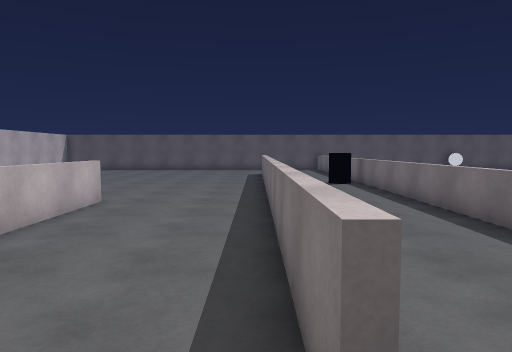
View 1 (above)

23 first-person views from a walk through a Unity game level. The camera is 1.5 m above the floor, tilts 4° down and sees 70° across. The floor is counted in squares, 1 m on a side. Each view is taken from the middle of a square. On the plan, view 1 faces up. The plan holds only what a view shows up to about 16 squares ahead; the rest is blank. The place goes on beyond the plan. The player character is not drawn.

View 2
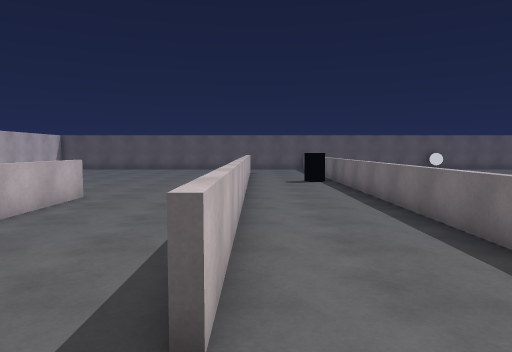

View 3
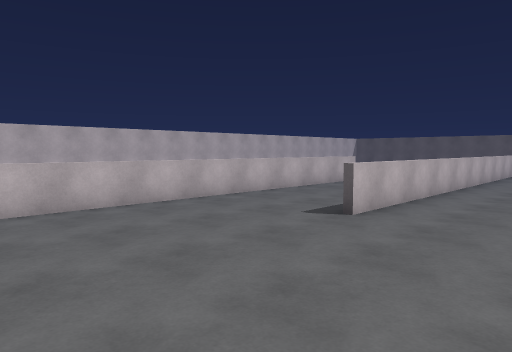

View 4
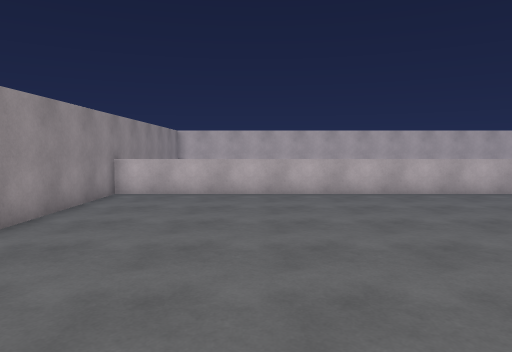

View 5
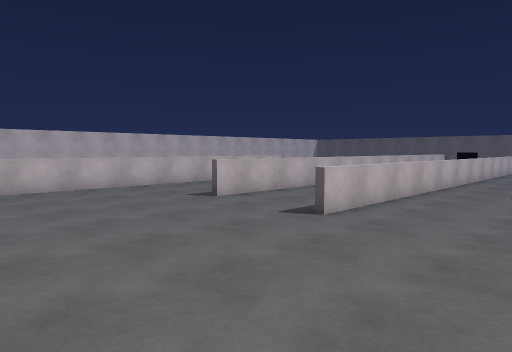

View 6
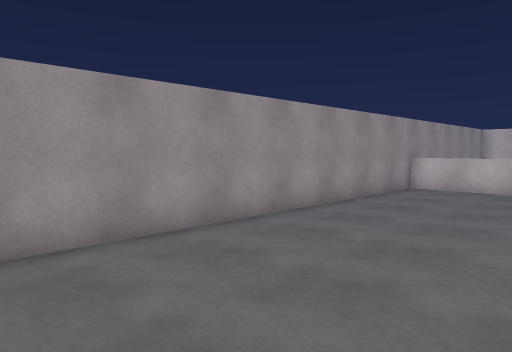

View 7
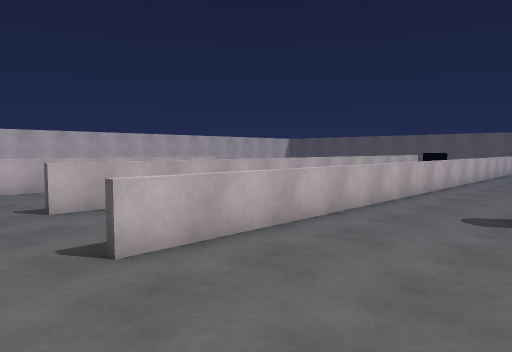

View 8
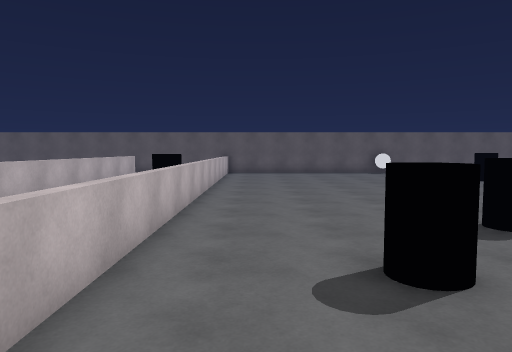

View 9
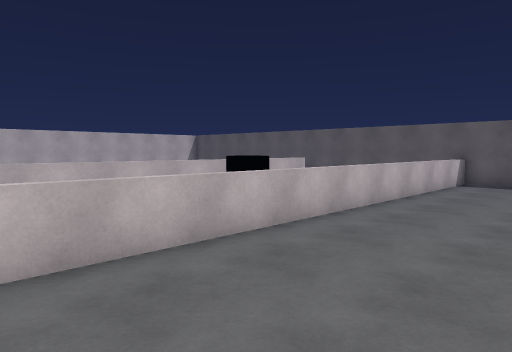

View 10
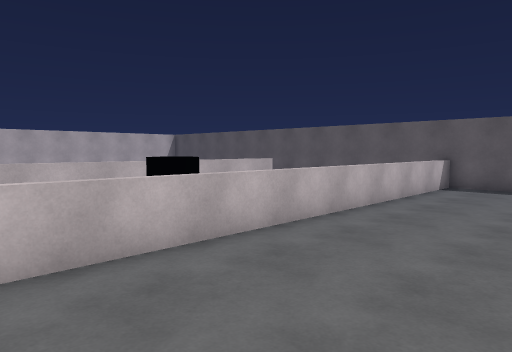

View 11
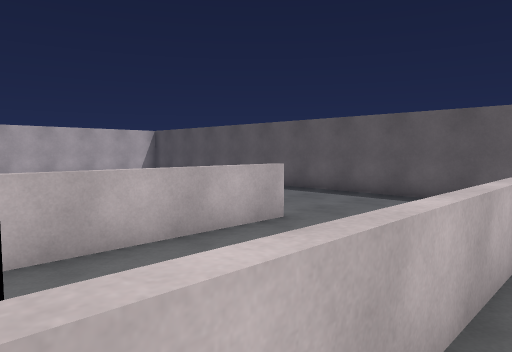

View 12
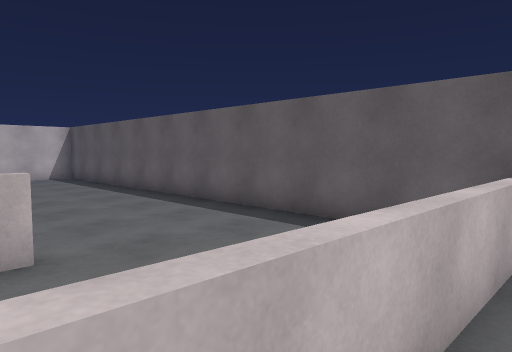

View 13
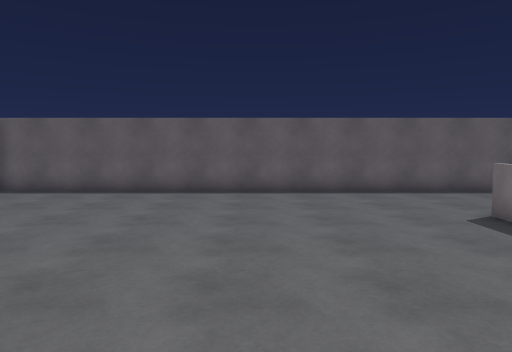

View 14
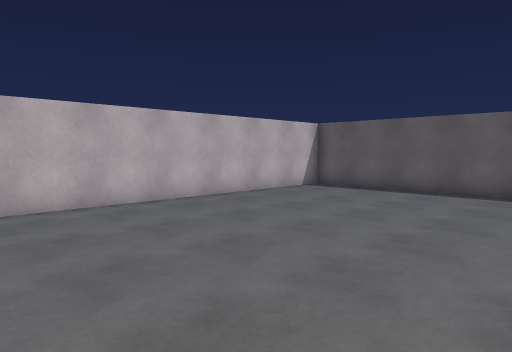

View 15
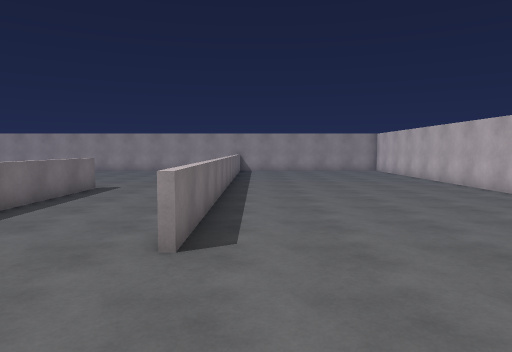

View 16
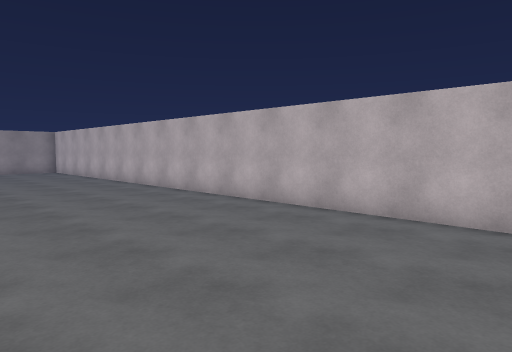

View 17
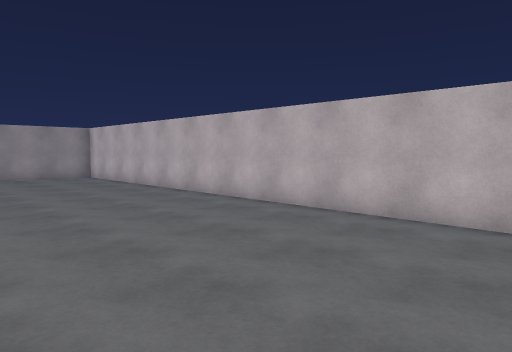

View 18
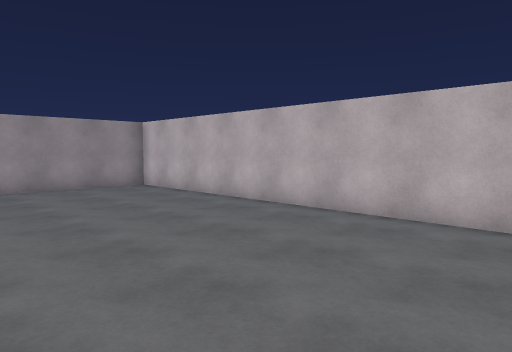

View 19
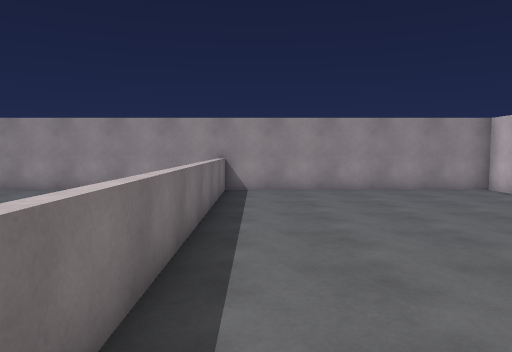

View 20
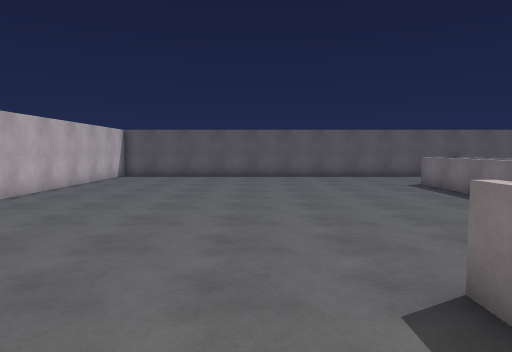

View 21
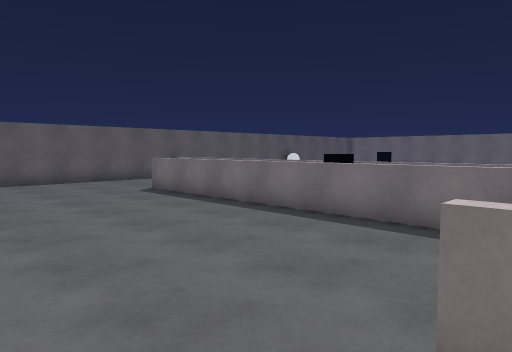

View 22
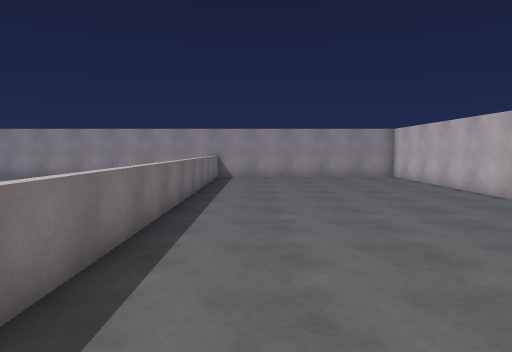

View 23
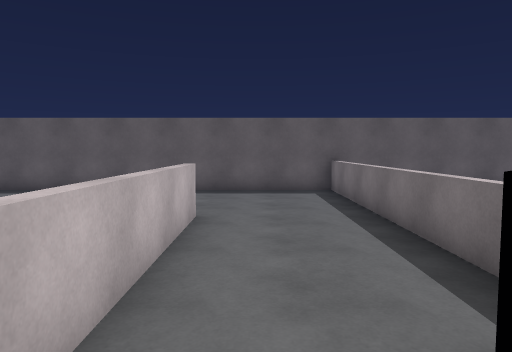

### Floor plan
Points are (right, up) in squares from view 1. A wall is a line through its corners. A room is listed if a view was taken in it or the views show most of it. See-through windows are left out.
Room 1 (views 1, 2, 3, 4, 5, 6, 7, 8, 9, 10, 11, 12, 23)
walls: (4.9, 4.4) (4.9, 16.4); (-4.6, 10.8) (-4.6, -10.9); (0.6, 17.5) (0.6, 1.6) (0.4, 1.6) (0.4, 11.5); (-4.9, -10.9) (9.1, -10.9); (5.1, 28.9) (5.1, 1.1); (10.5, 28.9) (5, 28.9)
ways out: opening at (-2.5, 11.8) to room 2; opening at (2.5, 17.5) to room 2
Room 2 (views 13, 14, 15, 16, 17, 18, 19, 20, 21, 22)
walls: (-14.9, 14.8) (-14.9, -10.9) (-4.9, -10.9); (0.4, 11.5) (0.4, 23.4); (4.9, 16.4) (4.9, 28.9); (0.6, 23.4) (0.6, 17.5); (-14.9, 27.9) (-14.9, 16.6); (5, 28.9) (-14.8, 28.9); (-4.8, -10.6) (-4.8, 10.8)
ways out: opening at (-2.5, 11.8) to room 1; opening at (2.5, 17.5) to room 1

Where each view was taken, in squares from view 1:
view 1: 0 up, 0 right, facing up
view 2: 1 down, 1 right, facing up
view 3: 6 down, 5 right, facing up-left
view 4: 6 down, 8 right, facing left
view 5: 6 down, 10 right, facing up-left
view 6: 5 down, 10 right, facing down-left
view 7: 1 down, 10 right, facing up-left
view 8: 4 up, 7 right, facing up
view 9: 11 up, 10 right, facing up-left
view 10: 13 up, 10 right, facing up-left
view 11: 17 up, 6 right, facing up-left
view 12: 22 up, 6 right, facing up-left
view 13: 15 up, 5 left, facing up
view 14: 15 up, 5 left, facing up-left
view 15: 16 up, 6 left, facing down
view 16: 16 up, 7 left, facing down-left
view 17: 10 up, 7 left, facing down-left
view 18: 4 up, 7 left, facing down-left
view 19: 3 up, 6 left, facing down
view 20: 7 up, 7 left, facing up
view 21: 10 up, 7 left, facing up-right
view 22: 10 up, 7 left, facing down
view 23: 15 up, 2 right, facing up
